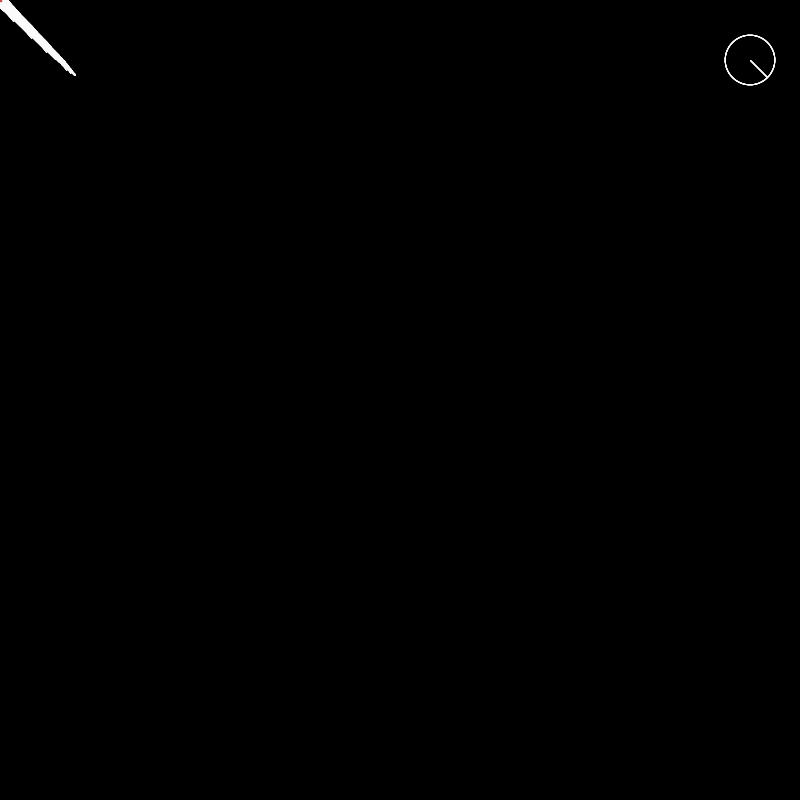
Frame 1 (no input)
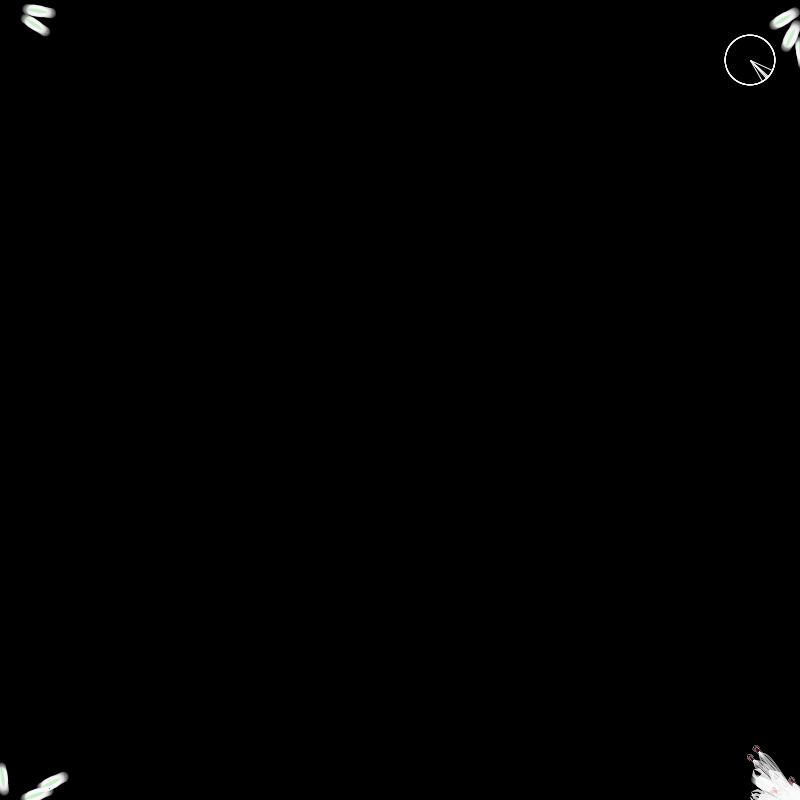
Frame 60 (the mouse pressed at the canvas centre just before this capture)
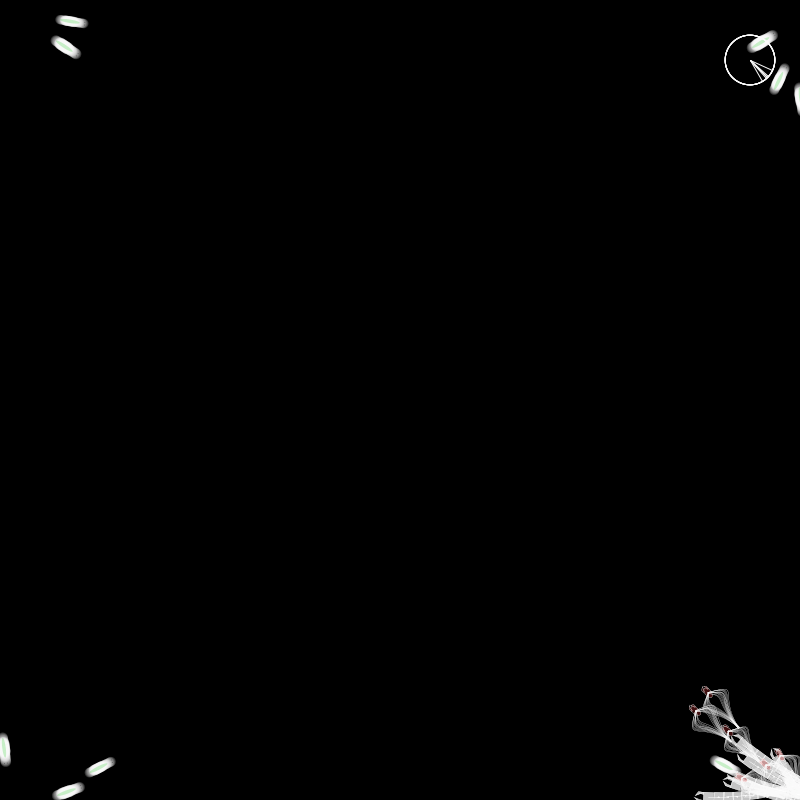
Frame 120 (the mouse held since frame 60 and released just before this capture)

The Processing sketch that drew these frames (run headless with seeded random() and noise(); from frame 60 on, the mouse is pressed at the canvas centre):

// Processing sketch: processing_78347
// ── processing_78347.pde

Worm[] worm=new Worm[10];
Mandi2[] mandi2=new Mandi2[7];
Pulpo[] pulpo=new Pulpo[6];


void setup(){
  size(800,800);
smooth();
ellipseMode(CENTER);
for(int i=0;i<worm.length;i++){
worm[i]=new Worm();
}
for(int i=0;i<pulpo.length;i++){
pulpo[i]=new Pulpo();
}
for(int i=0;i<mandi2.length;i++){
mandi2[i]=new Mandi2();
}


}
void draw(){
 background(0);
 
worm[0].display();
mandi2[0].display();
pulpo[0].display();
for(int i=0;i<worm.length;i++){

  worm[i].bewegung();

  
}
  for(int i=0;i<mandi2.length;i++){
    mandi2[i].bewegung();

  }
  
  for(int i=0;i<pulpo.length;i++){
    pulpo[i].bewegung();

  }
  

  

 }


 
  

class Mandi{
  float theta =0.0;
   float lm=0;
float ym;
float y3;
float theta3;
float compr3;
int xspacing = 1;   // How far apart should each horizontal location be spaced
float dx;
float period =1; 
float xm=0;
float transX;
float angle; 
float turnY=0;
  float angulo;
  float b;
  float adj;
  float opp;
  float y;
  float x;
  float l;
  float slope;
  
  
 Mandi(float _angulo,float _b,float _adj,float _opp,float _slope){
   
    slope=_slope;
  angulo=_angulo;
  b=_b;
  adj=_adj;
  opp=_opp;
      dx = (TWO_PI / period) * xspacing;

  
 }


void display(float slope){
  
  transX+=1;
  xm+=.15;

scale(.5);


 pushMatrix();
           // rotate(angulo);

    translate(adj*b,opp*b);
       rotate(radians(angle));

  
    

 pushMatrix();
  fill(250,200);
  stroke(250);

 rectMode(CENTER);
    translate(0,0+y3);
rotate(ym/2.5);
 beginShape();
 vertex(-10,-10);
 vertex(-10,-6);
 vertex(-17,-6);
 vertex(-27,-2);
 vertex(-20,-10);
 endShape(CLOSE);
 
 beginShape();
 vertex(-10,10);
 vertex(-10,6);
 vertex(-17,6);
 vertex(-27,2);
 vertex(-20,10);
 endShape(CLOSE);
 
 rect(0,0,20,20);
     y3=cos(theta3)*40;
compr3=sin(theta3)*.048;
    theta3+=.1;//+noise(theta3)*.01;
    theta3+=dx;

  cuerpo(20,0,21);//+compr*5);
 popMatrix();
 
 theta+=0.1;
 
 
 
popMatrix();
 
 }


void cuerpo(int cel,float pos,float rest){
  if(cel>=1){
    pushMatrix();
       rotate(ym*0.05);

   translate(pos+rest,ym);
   //pushMatrix();
      rect(pos,0,cel,cel);
  ellipse(pos,0,2,2);

   //popMatrix();
  cuerpo(cel-1,pos+20-rest,rest);
  pushMatrix();
  stroke(255);
    line(pos-rest,0,pos,0);
popMatrix();
   ym=sin(theta)*0.8;//coletazo

  popMatrix();
  }

}
}

 
 



class Mandi2{
  float theta =0.0;
   float l=0;
       float b=0;
       float count=0;
       int bew=0;
       float opp=0;
       float angulo;
       float slope=0;
float d=0.001;
float hyp=25;
float adj=0;
float prueb;
float prueby;
float xspeed=.1;
float yspeed=.1;
float dy=0.001;
Mandi mandi;

 Mandi2(){
       float x =theta;
       mandi = new Mandi(d,b,adj,opp,slope);

 } 
  void  bewegung(){
      
    if(keyPressed){
  if(key=='e'||key=='E'){
     fill(200,0,0);
     ellipse(0,0,10,10);

     dy+=0.1;
 }
 if(key=='k'||key=='K'){

     dy-=0.1;
     
 }
    }
    pushMatrix();
    b+=0.01;
    prueb+=xspeed+d;
    prueby+=yspeed+dy;
    
    
        translate(prueb,prueby);
        slope=d+dy;
        println(slope);
        
        angulo=atan(dy/d);
        pushMatrix();
        translate(0,0);
        
        
        popMatrix();
    count=(count+1)% random(300,500);
    if(count<=2){
             d+=random(-0.5,0.1);
             dy+=random(-0.5,0.1);
    }
    
    
      float x =theta;
if(prueb>width){
  prueb=0;
}
if(prueby>height){
  prueby=0;
}
if(prueb<=0){
  prueb=width;
}
if(prueby<=0){
  prueby=height;
}

    theta +=0.07;
 noStroke();
     fill(250,200);
  rotate(angulo);
  mandi.display(slope);
//worm2.update();
      popMatrix();
stroke(250);



  }
  void display(){
    
   
  
  }
  
  
}
  
  

class Pulpo{
  
  
    float theta =0.0;
   float l=0;
       float b=0;
       float count=0;
       int bew=0;
       float opp=0;
       float angulo;
       float slope=0;
float d=0.001;
float hyp=25;
float adj=0;
float prueb;
float prueby;
float xspeed=.1;
float yspeed=.1;
float dy=0.001; 
  Pulpo2 pulpo2;
  
  
  Pulpo(){
    
     float x =theta;
       pulpo2 = new Pulpo2(d,b,adj,opp,slope);
    
  }
  
  void  bewegung(){
    pushMatrix();
    b+=0.01;
    prueb+=xspeed+d;
    prueby+=yspeed+dy;
    
    if(keyPressed){
  if(key=='p'||key=='P'){
     fill(200,0,0);
     ellipse(0,0,10,10);

     dy+=0.1;
 }
 if(key=='ñ'||key=='Ñ'){

     dy-=0.1;
     
 }
    }  
    
        translate(prueb,prueby);
        slope=d+dy;
        println(slope);
        
        angulo=atan(dy/d);
        println(dy);
        pushMatrix();
        translate(0,0);
        
        
        popMatrix();
    count=(count+1)% random(300,500);
    if(count<=2){
             d+=random(-0.5,0.1);
             dy+=random(-0.5,0.1);
    }
    
    
      float x =theta;
if(prueb>width){
  prueb=0;
}
if(prueby>height){
  prueby=0;
}
if(prueb<=0){
  prueb=width;
}
if(prueby<=0){
  prueby=height;
}

    theta +=0.07;
 noStroke();
     fill(250,200);
  rotate(angulo);
  pulpo2.display(slope);
//worm2.update();
      popMatrix();
stroke(250);


pushMatrix();
translate(750,60);
angulo=degrees(angulo);
rotate(radians(angulo));

ellipse(0,0,50,50);
line(0,0,25,0);





popMatrix();
  }
  void display(){
    
   
  
  }
  
  
  
  
  
}
class Pulpo2{
  
  
  
  
  float theta =0.0;
float theta2 =0.0;
float r;

   float l=0;
float y;
float y2;

float x1;
float y1;
float cx1;
float cy1;
float cx2;
float cy2;
float x2;
float y2b;
float expansion=10;
float retroceso=-1;
float xSpeed=1;
float xSpeedR=1;
float retroceso2;
float totalSpeed=10;
float change=3;
float changeR=1;
float xSpeedT=-1;
float changeT=0;
float head;

float slope;
  
  float angulo;
  float b;
  float adj;
  float opp;
  
  
  
  
  
  
  
  
  
  
  
  
  


 Pulpo2(float _angulo,float _b,float _adj,float _opp,float _slope){
  
  
    slope=_slope;
  angulo=_angulo;
  b=_b;
  adj=_adj;
  opp=_opp;
  
  
  
}

void display(float slope){
  
  
 scale(0.3);
    totalSpeed-=xSpeedT*changeT;

 
 //ellipse(totalSpeed,0,80,20);
 translate(-totalSpeed,0);
 pushMatrix();
 fill(200,50,50,80);
 stroke(255);

 println(totalSpeed);
  translate(-xSpeed,0);

 rectMode(CENTER);

 beginShape();
 vertex(-10,-10);
 vertex(-10,-6);
 vertex(-17,-6);
 vertex(-27,-2);
 vertex(-20,-10);
 endShape(CLOSE);
 
 beginShape();
 vertex(-10,10);
 vertex(-10,6);
 vertex(-17,6);
 vertex(-27,2);
 vertex(-20,10);
 endShape(CLOSE);
 head=map(retroceso,-63,127,12,40);

 ellipse(0,0,40,head);
 //cuerpo(200,0,0);
 x1=0;
 y1=0;
 cx1=26;
 cy1=21;
 cx2=26;
 cy2=21;
 x2=10;
 y2b=0;
 
// cx2=mouseX/8;
// cy2=mouseY/8;
// print(cx2);
// print(",");
// println(cy2);
// 
 if (mousePressed==true){
   cx1=mouseX/8;
 cy1=mouseY/8;
 
 }
 

expansion+=xSpeed*change;
retroceso -=xSpeedR*changeR;

retroceso2=map(retroceso,-63,127,0,-200);
if(expansion>=200){
  change=-1;
  
    changeR=-1;
    changeT=1;
}
if(expansion<=10){
    change=8;
    changeR=8;
changeT=8;

}


float ending;
ending=map(retroceso,-63,127,0,10);



stroke(250);
 noFill();
 for(int i=0;i<6;i++){
    
    
    
   bezier(x1, y1-i*.5, cx1, cy1-(i*5)-retroceso2, cx2, cy2-(i*5), x2+expansion, y2-i*.5);
      bezier(x1, y1+i*.5, cx1, -cy1+(i*5)+retroceso2, cx2, -cy2+(i*5), x2+expansion, y2+i*.5);

bezier(x1, y1-i*.5, cx1, cy1-(i*5)-retroceso2*.3, cx2, cy2-(i*5), x2+expansion, y2-i*.5);
bezier(x1, y1+i*.5, cx1, -cy1+(i*5)+retroceso2*.3, cx2, -cy2+(i*5), x2+expansion, y2+i*.5);

   int steps = 10;

   for (int j = 0; j <= steps; j++) {
  float t = j / float(steps);
//  float x = bezierPoint(x2+expansion, cx2, cx1,x1 , t);
//  float y = bezierPoint(y2-i*.5,cy2-(i*5) , cy1-(i*5)-retroceso2,y1-i*.5 ,t);
//  
//  float xp = bezierPoint(x2+expansion, cx2, cx1, x1, t);
//  float yp = bezierPoint(y2-i*.5, -cy2+(i*5), -cy1+(i*5)+retroceso2, y1+i*.5, t);
//  
//  float xc = bezierPoint(x2+expansion, cx2, cx1, x1, t);
//  float yc= bezierPoint(y2-i*.5, cy2-(i*5), cy1-(i*5)-retroceso2*.3, y1-i*.5, t);
//  
//  float xd = bezierPoint(x2+expansion, cx2, cx1, x1, t);
//  float yd= bezierPoint(y2+i*.5, -cy2+(i*5), -cy1+(i*5)+retroceso2*.3, y1+i*.5, t);
//  
//  fill(200,50,50,50);
//  ellipse(x, y,1+j, 1+j);
//    ellipse(xp, yp,1+j, 1+j);
//        ellipse(xc, yc,1+j, 1+j);
//        ellipse(xd, yd,1+j, 1+j);
//                ellipse(xd, 0,1+j, 1+j);




} 
 }
 popMatrix();
 theta+=0.01;
 theta2+=0.1;

 }
  
}

class Worm{
  float theta =0.0;
   float l=0;
       float b=0;
       float count=0;
       int bew=0;
       float opp=0;
       float angulo;
       float slope=0;
float d=0.001;
float hyp=25;
float adj=0;
float prueb;
float prueby;
float xspeed=.1;
float yspeed=.1;
float dy=0.001;
Worm2 worm2;

 Worm(){
       float x =theta;
       worm2 = new Worm2(d,b,adj,opp,slope);

 } 
  void  bewegung(){
    pushMatrix();
    b+=0.01;
    prueb+=xspeed+d;
    prueby+=yspeed+dy;
    
    if(keyPressed){
  if(key=='r'||key=='R'){
     fill(200,0,0);
     ellipse(0,0,10,10);

     dy+=0.1;
 }
 if(key=='l'||key=='L'){

     dy-=0.1;
     
 }
    }  
    
        translate(prueb,prueby);
        slope=d+dy;
        println(slope);
        
        angulo=atan(dy/d);
        println(dy);
        pushMatrix();
        translate(0,0);
        
        
        popMatrix();
    count=(count+1)% random(300,500);
    if(count<=2){
             d+=random(-0.5,0.5);
             dy+=random(-0.5,0.5);
    }
    
    
      float x =theta;
if(prueb>width){
  prueb=0;
}
if(prueby>height){
  prueby=0;
}
if(prueb<=0){
  prueb=width;
}
if(prueby<=0){
  prueby=height;
}

    theta +=0.07;
 noStroke();
     fill(250,200);
  rotate(angulo);
  worm2.display(slope);
//worm2.update();
      popMatrix();
stroke(250);



  }
  void display(){
    
   
  
  }
  
  
  
  
  
}
class Worm2{
  float angulo;
  float b;
  float adj;
  float opp;
  float y;
  float x;
  float l;
  float slope;
  
 Worm2(float _angulo,float _b,float _adj,float _opp,float _slope){
   slope=_slope;
  angulo=_angulo;
  b=_b;
  adj=_adj;
  opp=_opp;
 } 
  
  void display(float slope){
    scale(.5);
        pushMatrix();
           // rotate(angulo);

    translate(adj*b,opp*b);
    
    
    for(int i=0;i<20;i++){
    fill(250,50);

   x+=0.005+abs(slope*.005);
   l+=0.0007;
   float p=0;//(sin(l))*10;
   //println(p);
   float y=(sin(x)*4/2)+5;
   ellipse(i*1,p,16+y*1.2,16+y*1.2);
      ellipse(i*2,p,16+y*4/5,16+y*4/5);
      ellipse(i*2-10,p,16+y*4/5,16+y*4/5);
fill(0,50);
 ellipse(108-70+y*0.5,p+2.8,2,2);
  ellipse(108-70+y*.5,p-2.8,2,2);

  }
      fill(0,200,0,50);

    ellipse(10,0,40,7);
    
        popMatrix();

    
    
    
  }
  
  void update(){
    

    
  }
  
}
